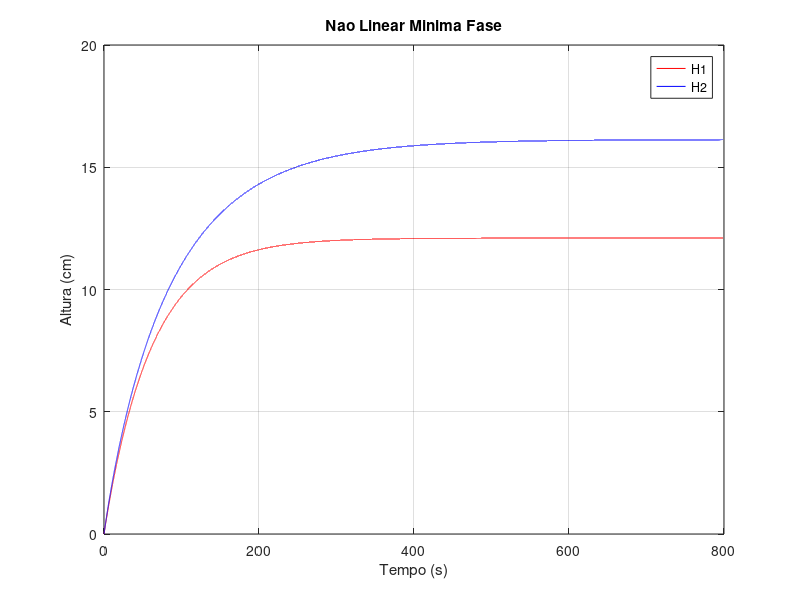

MATLAB code for this plot:
function output = Fuzzy_V1alpha()
% Minimum Fase
h01 = 0;
h02 = 0;
h03 = 0;
h04 = 0;

% h01 = 5;
% h02 = 5;
% h03 = 2;
% h04 = 2;

% h01 = 12.4;
% h02 = 12.7;
% h03 = 1.8;
% h04 = 1.4;

% Solving
samp_time = 0.01;
final_time = 800;
tot_samps = final_time/samp_time;
t = linspace(0, final_time, tot_samps);

[t,Hv] = ode45(@quadtank,t,[h01 h02 h03 h04]);

% Vizualization
figure;
plot(t,Hv(:,1),'-r',t,Hv(:,2),'-b')
title('Nao Linear Minima Fase');
ylabel('Altura (cm)');
xlabel('Tempo (s)');
legend('H1','H2');
grid on

function dh = quadtank(t,h)
% Tank Specs
A1 = 28;
A2 = 32;
A3 = 28;
A4 = 32;

a1 = 0.071;
a2 = 0.057;
a3 = 0.071;
a4 = 0.057;

kc = 1;
g = 981;

% Pump Specs
k1 = 8.36;
k2 = 12.72;

% Gamas
y1 = 0.70;
y2 = 0.60;

% System Equations
dh = zeros(4,1);
dh(1) = -(a1/A1)*sqrt(2*g*h(1)) + (a3/A1)*sqrt(2*g*h(3)) + y1*k1*v1(t)/A1;
dh(2) = -(a2/A2)*sqrt(2*g*h(2)) + (a4/A2)*sqrt(2*g*h(4)) + y2*k2*v2(t)/A2;
dh(3) = -(a3/A3)*sqrt(2*g*h(3)) + (1-y2)*k2*v2(t)/A3;
dh(4) = -(a4/A4)*sqrt(2*g*h(4)) + (1-y1)*k1*v1(t)/A4;

% Inputs
function v11 = v1(t)
    v11 = 1;
   
function v22 = v2(t)
   v22 = 1;